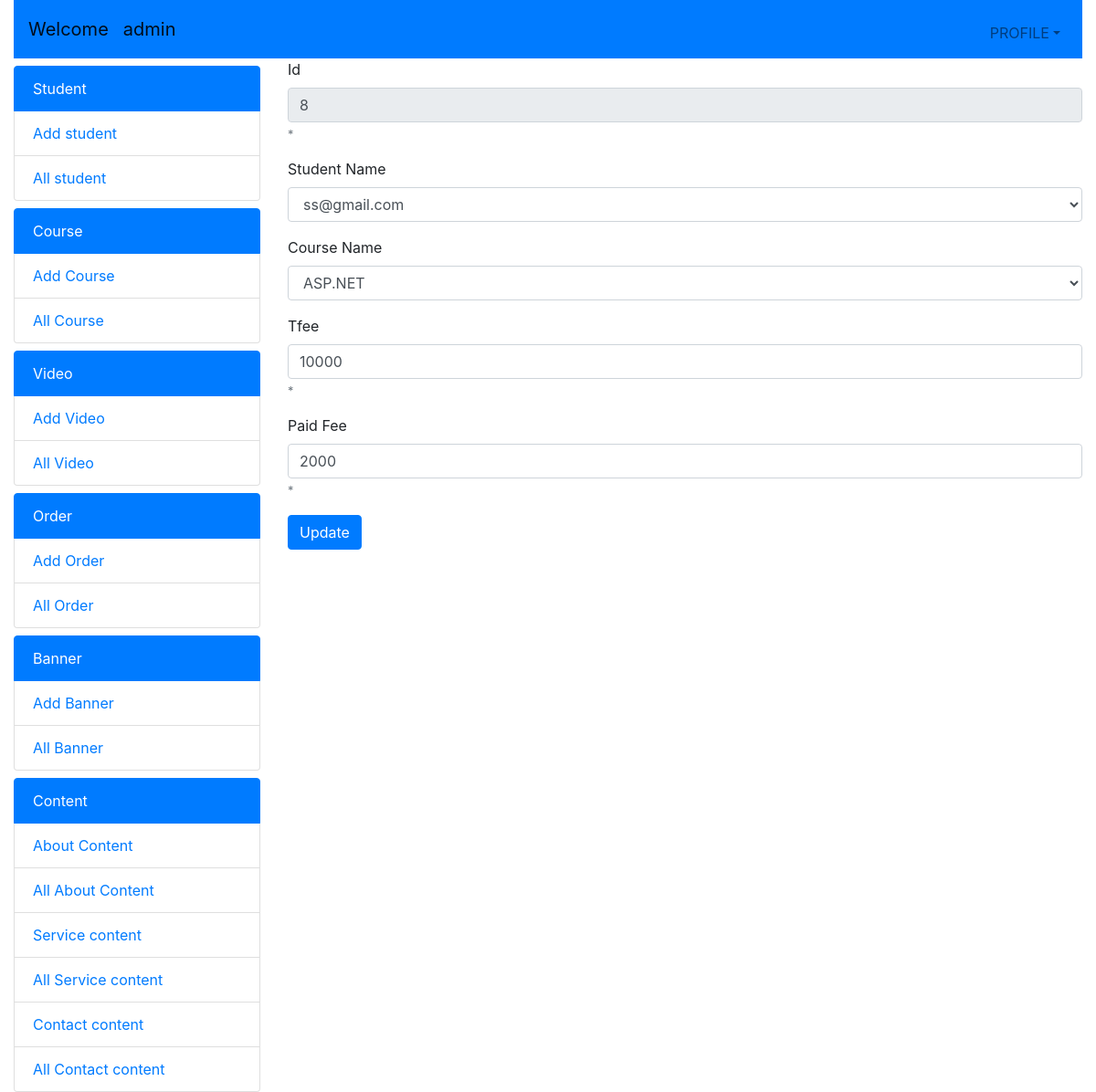
The page /rupa/editorder.php?id=8 (signed in) on the database its author committed.
### tables this page shows
CREATE TABLE `myorder` (
  `id` int(11) NOT NULL,
  `sid` varchar(30) NOT NULL,
  `cid` varchar(30) NOT NULL,
  `tfee` int(11) NOT NULL,
  `pfee` int(11) NOT NULL,
  `orddate` timestamp NOT NULL DEFAULT current_timestamp() ON UPDATE current_timestamp()
);

### rupa/editorder.php (the view, shortened to what this page needs)
<?php
include("include/config.php")
?>
<?php
if(isset($_POST['btn1']))
{
    extract($_POST);
    $q3="select * from`myorder` where `sid`='$sid' and `cid`='$cid'";
    $e3=mysqli_query($conn,$q3);
    $res3=mysqli_fetch_row($e3);
    $pfee1=$res3[4];
        $q1="update `myorder` set `sid`='$sid', `cid`='$cid', `tfee`='$tfee', `pfee`='$pfee' where `id`='$id'";
        $e1=mysqli_query($conn,$q1);
        $pfee=$pfee-$pfee1;
        $q2="INSERT INTO `partpayment`(`sid`, `oid`, `amount`) VALUES ('$sid', '$id','$pfee')";
        $e2=mysqli_query($conn,$q2);
        if($e1 && $e2)
        {
          $msg="updated successfully";
          header("location:allorder.php");
        }
        else
        {
            $msg="updation failed";
        }
}
else if(isset($_REQUEST['id']))
{
  extract($_REQUEST);
   $q3="select * from `myorder` where `id`='$id'";
    $e3=mysqli_query($conn,$q3);
    $res3=mysqli_fetch_row($e3);
  $q2="select * from `course`";
  $e2=mysqli_query($conn,$q2);
  $q3="select * from `student`";
  $e3=mysqli_query($conn,$q3);
}
?>
<!doctype html>
<html lang="en">
  <head>
    <link rel="stylesheet" href="https://stackpath.bootstrapcdn.com/bootstrap/4.3.1/css/bootstrap.min.css">
  </head>
  <body>
    <div class="container-fluid">
    <?php include("include/header.php"); ?>
      <div class="row">
      <?php include("include/navbar.php"); ?>
        <div class="col-lg-9">
         <form action="" method="post" enctype="multipart/form-data">
         <div class="form-group">
            <label for="">Id</label>
            <input type="text"
              class="form-control" readonly name="id" id="" value="<?php echo"$res3[0]"; ?>" aria-describedby="helpId" placeholder="">
            <small id="helpId" class="form-text text-muted">*</small>
          </div>
         <div class="form-group">
            <label for="">Student Name</label>
            <select class="form-control" name="sid" id="">
             <?php
                 while($res=mysqli_fetch_row($e3))
                 {
               ?>
             <option value="<?php echo"$res[0]"; ?>" <?php $z=($res[0]==$res3[1])?'selected':'';echo $z; ?>><?php echo"$res[2]"; ?></option>
                <?php
                 }
                ?>
               </select>
          </div>
         <div class="form-group">
            <label for="">Course Name</label>
            <select class="form-control" name="cid" id="">
             <?php
                 while($res=mysqli_fetch_row($e2))
                 {
                  ?>
             <option value="<?php echo"$res[0]"; ?>" <?php $z=($res[0]==$res3[2])?'selected':'';echo $z; ?>><?php echo"$res[1]"; ?></option>
                <?php
                 }
                ?>
            </select>
          </div>
          <div class="form-group">
            <label for="">Tfee</label>
            <input type="text"
              class="form-control" name="tfee" id="" value="<?php echo"$res3[3]"; ?>" aria-describedby="helpId" placeholder="">
            <small id="helpId" class="form-text text-muted">*</small>
          </div>
          <div class="form-group">
            <label for="">Paid Fee</label>
            <input type="text"
              class="form-control" name="pfee" id="" value="<?php echo"$res3[4]"; ?>" aria-describedby="helpId" placeholder="">
            <small id="helpId" class="form-text text-muted">*</small>
          </div>
          <button type="submit" class="btn btn-primary" name="btn1">Update</button>
         </form>
        </div>
      </div>
    </div>
     <?php include("include/footer.php") ?>

### rows shown on the page
myorder: id "8", tfee "10000", pfee "2000"

### other values the page prints
$_SESSION['adm'] "admin"
form field sid "ss@gmail.com"
form field cid "ASP.NET"
